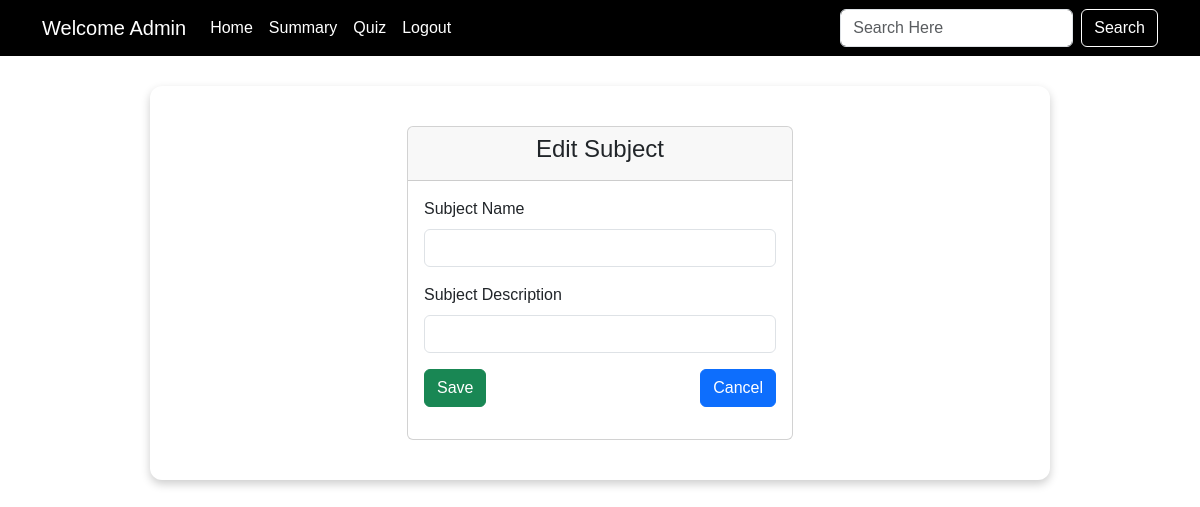
The app's page /edit_subject/1/Aleena Ayesha Alvi , older data.
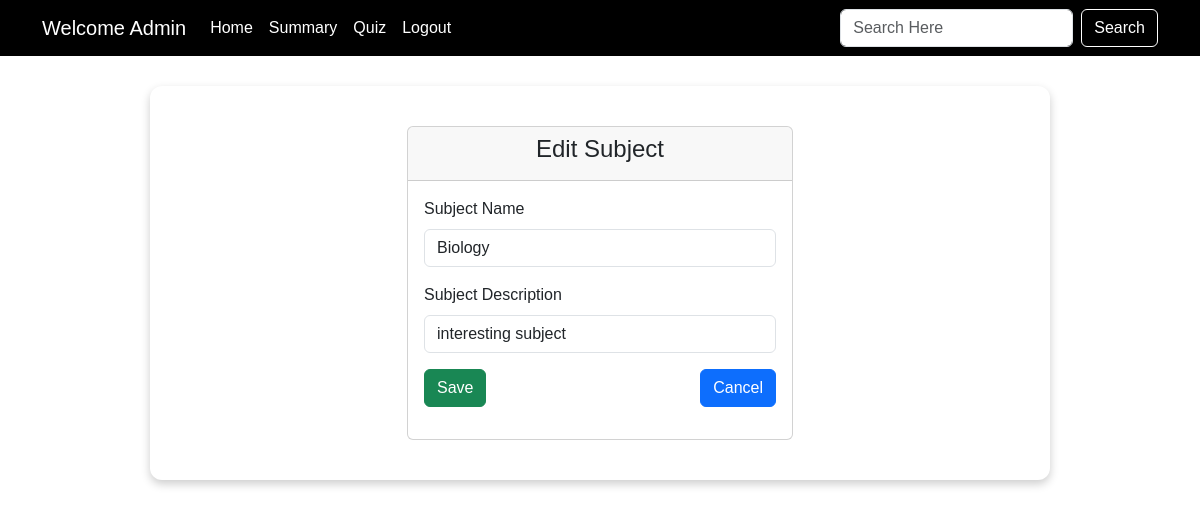
The same page, newer data.
### backend/models.py (models this page shows)
class Subject(db.Model):
    __tablename__ = "subjects"
    id = db.Column(db.Integer, primary_key=True)
    subj_name = db.Column(db.String(80), nullable=False)
    subj_desc = db.Column(db.String(200))
    chapters = db.relationship("Chapter", backref="subjects", lazy=True, cascade="all,delete")

### backend/controllers.py (the view)
@app.route('/edit_subject/<id>/<name>', methods=['GET', 'POST'])
def edit_subject(id, name):
    subject = Subject.query.get(id)
    if request.method == 'POST':
        subject.subj_name = request.form.get('subject_name')
        subject.subj_desc = request.form.get('subject_description')
        db.session.commit()
        return redirect(url_for('admin_dashboard', name=name))
    return render_template('edit_subject.html', name=name, subject=subject)

### templates/edit_subject.html
{% extends "admin_layout.html" %}
{% block content %}
  <div class="container">
    <div class="row justify-content-center">
      <div class="col-md-6">
        <div class="card">
          <div class="card-header text-center">
            <h4>Edit Subject</h4>
          </div>
          <div class="card-body">
            <form action="/edit_subject/{{subject.id}}/{{name}}" method="POST">
              <div class="mb-3">
                <label for="subject_name" class="form-label">Subject Name</label>
                <input type="text" class="form-control" name="subject_name" id="subject_name" value="{{subject.subj_name}}" required>
              </div>
              <div class="mb-3">
                <label for="subject_description" class="form-label">Subject Description</label>
                <input type="text" class="form-control" name="subject_description" id="subject_description" value="{{subject.subj_desc}}" required>
              </div>
              <div class="mb-3 d-flex justify-content-between">
                <button type="submit" class="btn btn-success">Save</button>
                <a href="/admin_dashboard/{{name}}" class="btn btn-primary">Cancel</a>
              </div>
            </form>
          </div>
        </div>
      </div>
    </div>
  </div>
{% endblock %}

### templates/admin_layout.html (shortened to what this page needs)
<!doctype html>
<html lang="en">
<head>
  <link href="https://cdn.jsdelivr.net/npm/bootstrap@5.3.2/dist/css/bootstrap.min.css" rel="stylesheet"
>
</head>
<body>
  <nav class="navbar navbar-expand-lg navbar-dark">
    <div class="container">
      <span class="navbar-brand">Welcome Admin</span>
      <div class="collapse navbar-collapse" id="navbarNav">
        <ul class="navbar-nav me-auto">
          <li class="nav-item"><a class="nav-link" href="/admin_dashboard/{{name}}">Home</a></li>
          <li class="nav-item"><a class="nav-link" href="/admin/summary">Summary</a></li>
          <li class="nav-item"><a class="nav-link" href="/quiz/{{name}}">Quiz</a></li>
          <li class="nav-item"><a class="nav-link" href="/login">Logout</a></li>
        </ul>
        <form class="d-flex" method="POST" action="/adminsearch/{{name}}">
          <input class="form-control me-2" type="text" placeholder="Search Here" name="search_txt" id="search_txt">
          <button class="btn btn-outline-light" type="submit">Search</button>
        </form>
      </div>
    </div>
  </nav>
  <div class="container-box">
    {% block content %}
    {% endblock %}
  </div>
</body>
</html>

### templates/admin_layout.html (style rules this page uses)
body { background-color: white; font-family: Arial, sans-serif; }
.navbar { background-color: black !important; }
.navbar .navbar-brand, .navbar .nav-link { color: white !important; }
.btn-outline-light { border-color: white; color: white; }
.container-box { background: white; padding: 40px; border-radius: 12px; box-shadow: 0 4px 10px rgba(0, 0, 0, 0.2); width: 90%; max-width: 900px; margin: 30px auto; }

Row changes from the older to the newer data that the page shows:
added Subject: subject_name "Biology", subject_description "interesting subject"
